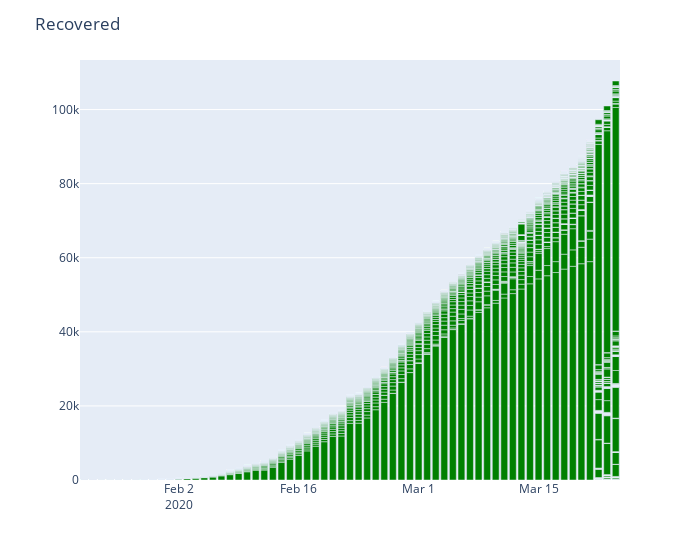

Notebook source saved alongside this figure:
### Markdown cell above
> Daywise Occurence of Recovered Cases

### Code cell
plot_daywise('Recovered', 'green')

### Figure 1 — Plotly figure (JSON) as saved in the notebook; plotly's stock layout.template omitted (floating-point values rounded to 4 significant figures; data arrays with more than 128 entries replaced by an {"elided": "..."} marker saying what was removed)
{"data": [{"alignmentgroup": "True", "hovertemplate": "ObservationDate=%{x}<br>Recovered=%{y}<extra></extra>", "legendgroup": "", "marker": {"color": "green", "pattern": {"shape": ""}}, "name": "", "offsetgroup": "", "orientation": "v", "showlegend": false, "textposition": "auto", "type": "bar", "x": {"elided": "8509 str values"}, "xaxis": "x", "y": {"elided": "8509 int values"}, "yaxis": "y"}], "layout": {"barmode": "relative", "legend": {"tracegroupgap": 0}, "margin": {"t": 60}, "title": {"text": "Recovered"}, "width": 700, "xaxis": {"anchor": "y", "domain": [0, 1], "title": {"text": ""}}, "yaxis": {"anchor": "x", "domain": [0, 1], "title": {"text": ""}}}}
